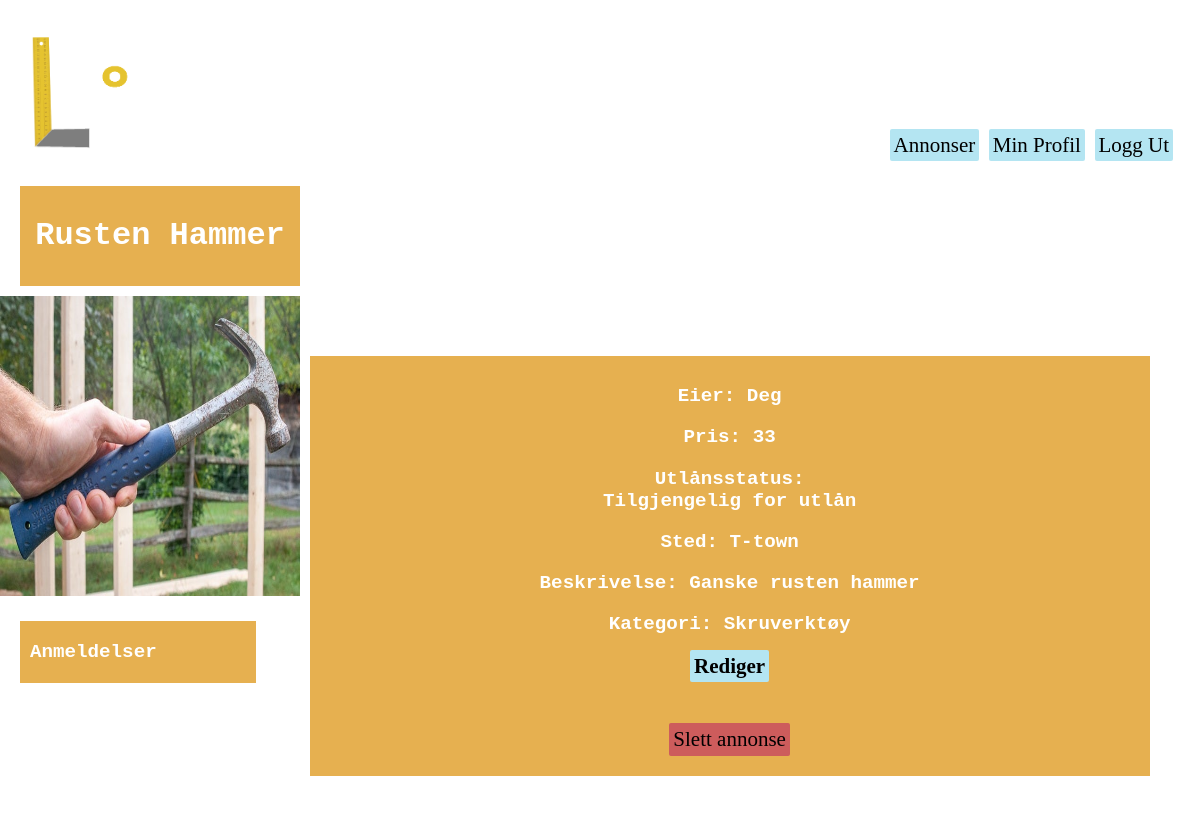
The app's page /homepage/listing/36 (signed in), older data.
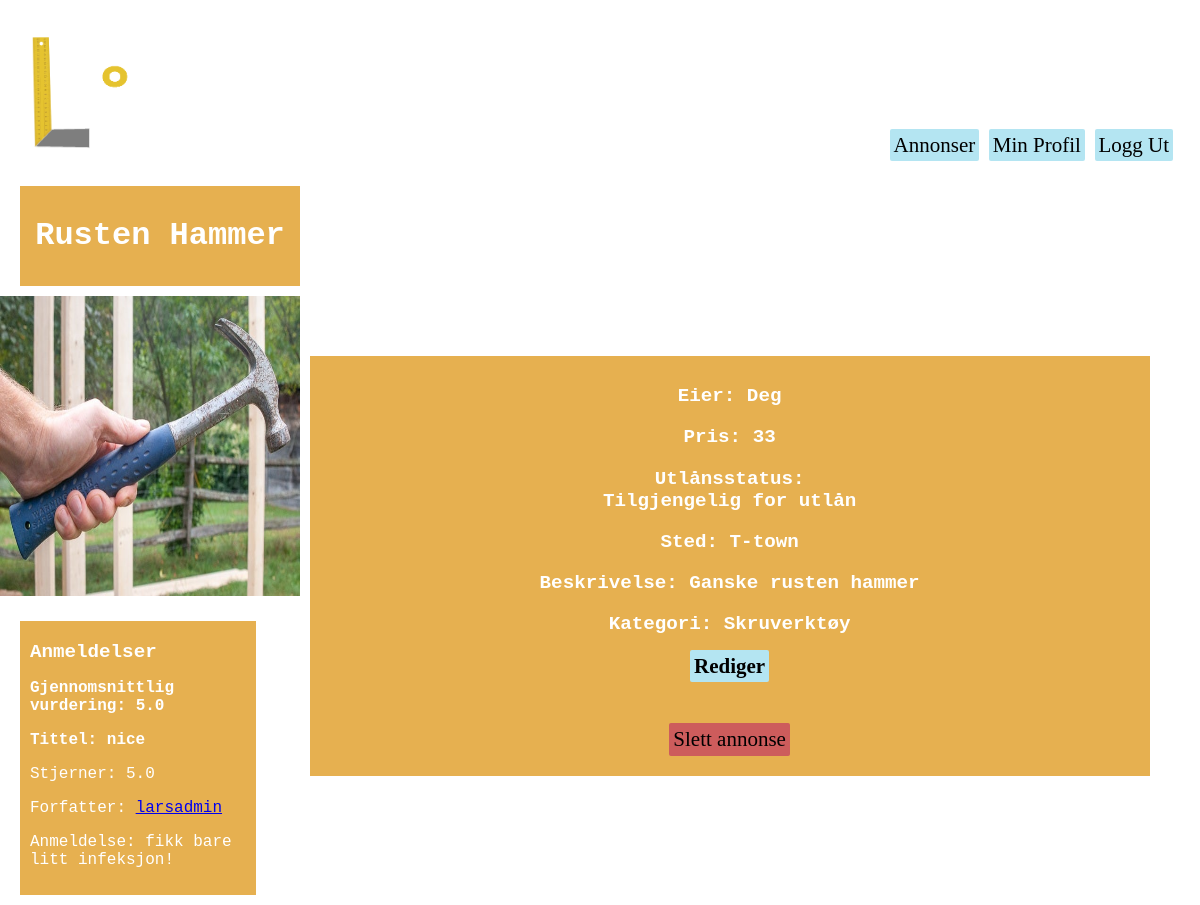
The same page, newer data.
### homepage/models.py (models this page shows)
class Review(models.Model):
    listing = models.ForeignKey(Listing, on_delete=models.CASCADE)
    user = models.ForeignKey(User, on_delete=models.CASCADE)
    title = models.CharField(max_length=50, blank = True)
    review = models.TextField(max_length = 1000, blank = True)
    rating = models.FloatField()

### homepage/views.py (the view, shortened to what this page needs)
# urls.py: path('listing/<int:listing_id>', views.listing, name='listing'),
@login_required
def listing(request, listing_id):
    listing = get_object_or_404(Listing, pk = listing_id)
    agreementRequests = listing.agreement_req_listing.all() #forespørsler om å låne annonsen
    notRequested = True #hvorvidt annonsen ikke er forespurt
    loanedBy = None #blir satt til brukeren som evt har lånt objektet
    reviews = listing.review_set.all()
    alreadyReviewed = False
    totalReviewScore = 0
    averageReviewScore = 0
    for review in reviews:
        totalReviewScore += review.rating
        if review.user == request.user:
            alreadyReviewed = True
    if (reviews.count() != 0):
        averageReviewScore = totalReviewScore / reviews.count()
    if request.POST.get('accept_btn'):
        ag_req_pk = request.POST.get('ag_req_pk_field')
        agreement_request = AgreementRequest.objects.get(pk=ag_req_pk)
        createAgreement(listing, agreement_request)
        for request in agreementRequests:
            declineAgreement(agreement_request)
    elif request.POST.get('decline_btn'):
        ag_req_pk = request.POST.get('ag_req_pk_field')
        agreement_request = AgreementRequest.objects.get(pk=ag_req_pk)
        declineAgreement(agreement_request)
    myListing = False
    if listing.owner == request.user:
        myListing = True
        if listing.loaned:
            loanedBy = listing.agreement_listing.filter(owner=listing.owner, active=True)[0].loaner
        context = {'listing': listing, 'notRequested': notRequested, 'loanedBy': loanedBy, 'agreement_requests':agreementRequests, 'reviews':reviews, 'averageReviewScore':averageReviewScore}
        return render(request, 'homepage/my_listing.html', context)

### homepage/templates/homepage/my_listing.html (shortened to what this page needs)
{% extends "users/profileBase.html" %}
  {% block contentL %}
    <div class="yellowHeadingBox">
      <h1>{{listing.title}}</h1>
    </div>
    <div >
      <img src="{{listing.image.url}} " width="300px" height="300px" />
    </div>
    <div class="yellowNavBox">
    <div>
      <h5 style="color: white;">Anmeldelser</h5>
      {% if averageReviewScore != 0 %}
        <p style="font-weight: bold;">Gjennomsnittlig vurdering: {{averageReviewScore}}</p>
      {% endif %}
      {% for r in reviews %}
      <p style="font-weight: bold;">Tittel: {{r.title}}</p>
      <p>Stjerner: {{r.rating}}</p>
      <p>Forfatter: <a href="{% url 'users:profile' r.user %}">{{r.user}}</a></p>
      <p>Anmeldelse: {{r.review}}</p>
      {% endfor %}
    </div>
    </div>
  {% endblock %}
{% block contentboxMid %}
      <p>Eier: Deg</a></p>
      <p>Pris: {{listing.price}}</p>
      <p>Utlånsstatus: <br>
        {% if listing.loaned %}
          <p>Utlånt til <a href="{% url 'users:profile' loanedBy %}">{{loanedBy}}</a></p>
        {% else %}
          Tilgjengelig for utlån
        {% endif %}
      </p>
      <p>Sted: {{listing.location}}</p>
      <p>Beskrivelse: {{listing.description}}</p>
      <p>Kategori: {{listing.get_category_display}}</p>
    <a href="{% url 'homepage:edit_listing' listing_id=listing.id %}" class="knapp">Rediger</a>
    <br>
    <br>
    <br>
    <form action="{% url 'homepage:remove_listing' listing.id %}" method="post" onsubmit="return confirm('Er du sikker på at du vil slette annonsen?')">
      <button type="submit" value = "Click" name="remove_list" style="background-color:indianred;">Slett annonse</button>
    </form>
{% endblock %}

Row changes from the older to the newer data that the page shows:
added Review: title "nice", rating "5.0", user "larsadmin", review "fikk bare litt infeksjon!"
Text that changed along with them:
{{ averageReviewScore }}: (not shown) → "5.0"
text now shown: "Gjennomsnittlig vurdering:"
